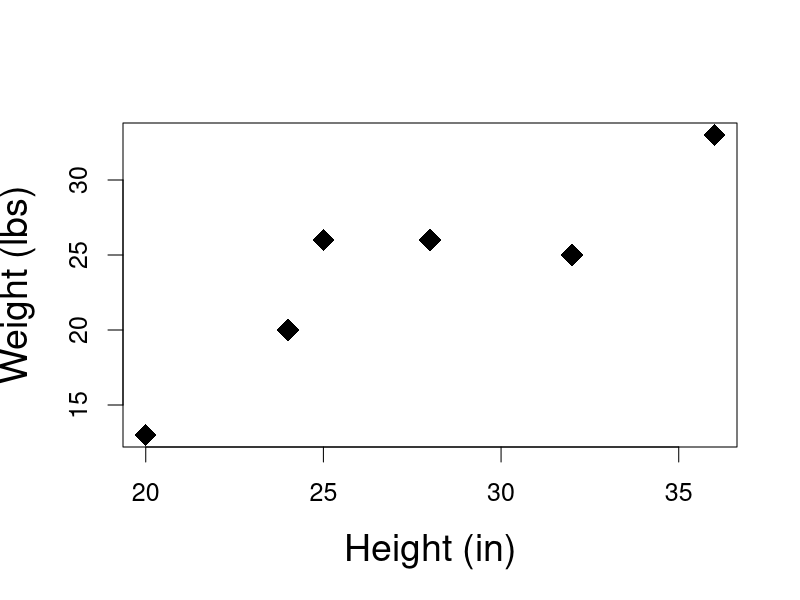

The R source for this figure:
## ---- chunk 1
library(tidyverse)
library(kableExtra)
library(magrittr)
library(knitr)

#knitr::purl(input="../FW552/Ratio.qmd",output="../FW552/Ratio.r")
## ---- chunk 2
tk =data.frame(Indiv=1:6,
               height = c(32,24,28,20,36,25), #inches
               weight = c(25,20,26,13,33,26) #pounds
               )

mu.weight = mean(tk$weight)
mu.height = mean(tk$height)

tk %>% 
  kable(table.attr = 'data-quarto-disable-processing="true"') %>% 
  kableExtra::kable_styling(bootstrap_options = c("striped"), full_width = FALSE,font_size = 30)

## ---- chunk 3
par(cex.lab=1.5,cex.main=1.5,cex=1.5)
plot(tk$height,tk$weight,xlab="Height (in)",ylab="Weight (lbs)",pch=18,cex=2)
## ---- chunk 4
indiv.index=t(utils::combn(1:6,4))

weight.all=data.frame(cbind(
            matrix(1:15,ncol=1),
            matrix(tk$weight[indiv.index],ncol=4,byrow = TRUE)))

weight.all$means = apply(weight.all[,-1],1,mean)

colnames(weight.all)=c("Sample.Number","Indiv.1","Indiv.2","Indiv.3","Indiv.4","means")

weight.all %>% 
  kable(table.attr = 'data-quarto-disable-processing="true"') %>% 
  kableExtra::kable_styling(bootstrap_options = c("striped"), full_width = FALSE,font_size = 30)
## ---- chunk 5
indiv.index=t(utils::combn(1:6,4))

height.all=data.frame(cbind(
            matrix(1:15,ncol=1),
            matrix(tk$height[indiv.index],ncol=4,byrow = TRUE)))

height.all$means = apply(height.all[,-1],1,mean)

colnames(height.all)=c("Sample.Number","Indiv.1","Indiv.2","Indiv.3","Indiv.4","means")

height.all %>% 
  kable(table.attr = 'data-quarto-disable-processing="true"') %>% 
  kableExtra::kable_styling(bootstrap_options = c("striped"), full_width = FALSE,font_size = 30)
## ---- chunk 6

ratio.df = data.frame(cbind(
            matrix(1:15,ncol=1),
            height.all$means,
            weight.all$means),
            weight.all$means/height.all$means*mu.height)
colnames(ratio.df)=c("Sample.Number","Primary.Weight","Aux.Height", "Ratio")

ratio.mean = mean(ratio.df$Ratio)

ratio.df %>% 
  kable(table.attr = 'data-quarto-disable-processing="true"') %>% 
  kableExtra::kable_styling(bootstrap_options = c("striped"), full_width = FALSE,font_size = 30)

## ---- chunk 7
#calculate expected variance for the weight
exp.sample.var = mean(apply(weight.all[,c(2,3,4,5)],1,var)/4 * (1-4/6))

#calculate expected variance of ratio estimator
y=as.matrix(weight.all[,c(2,3,4,5)])
x=as.matrix(height.all[,c(2,3,4,5)])
ratio.var=rep(0,nrow(y))
for(i in 1:nrow(y)){
ratio.var[i] = 1/(4-1)*sum((y[i,]- (mean(y[i,])/mean(x[i,]))*x[i,])^2)
}
var.pop.mean = ((6-4)/6)*(ratio.var/4)

exp.ratio.var= mean(var.pop.mean)
